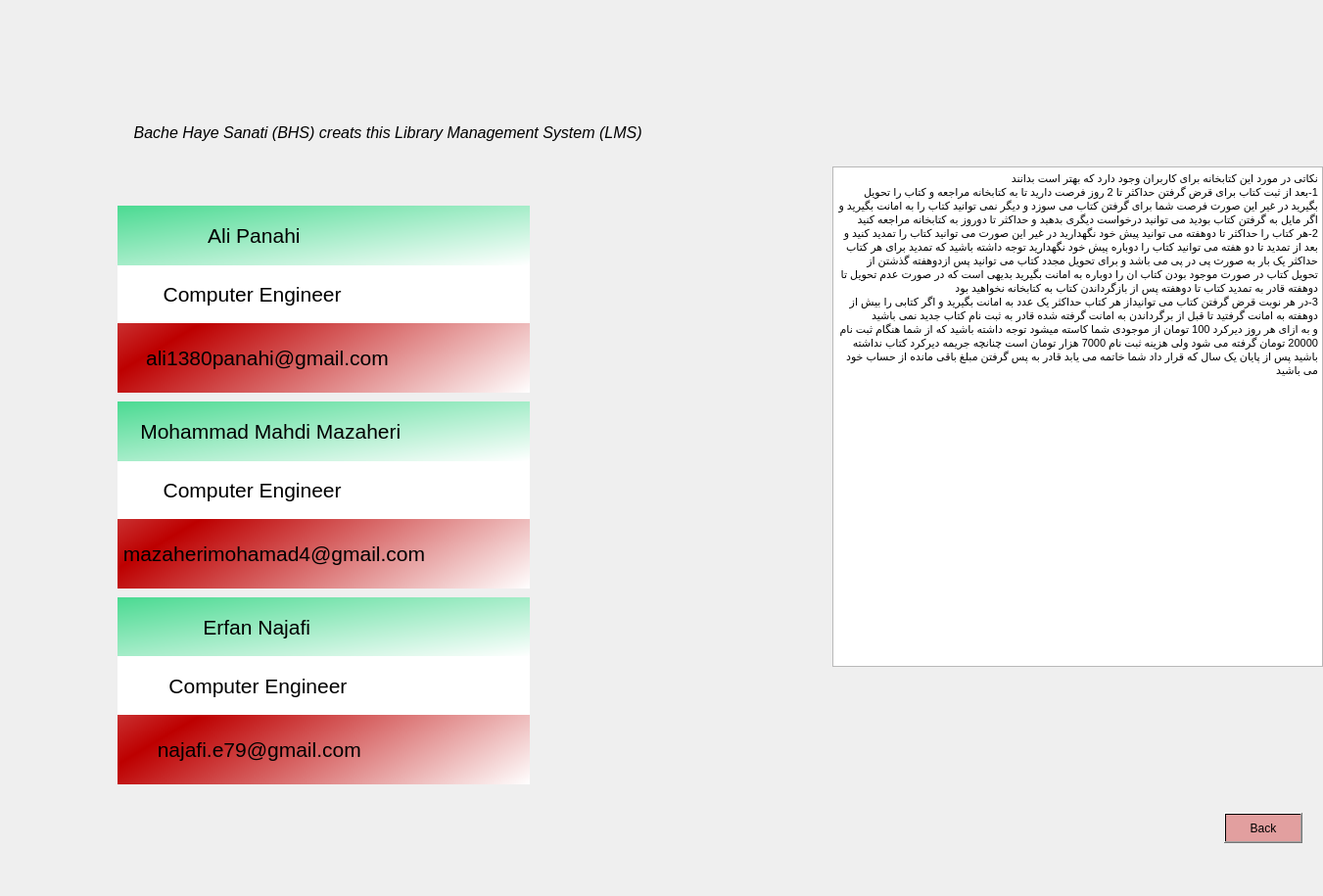
<?xml version="1.0" encoding="UTF-8"?>
<ui version="4.0">
 <class>About_us</class>
 <widget class="QDialog" name="About_us">
  <property name="geometry">
   <rect>
    <x>0</x>
    <y>0</y>
    <width>1351</width>
    <height>915</height>
   </rect>
  </property>
  <property name="windowTitle">
   <string>Dialog</string>
  </property>
  <widget class="QLabel" name="label_3">
   <property name="geometry">
    <rect>
     <x>550</x>
     <y>220</y>
     <width>241</width>
     <height>191</height>
    </rect>
   </property>
   <property name="text">
    <string/>
   </property>
  </widget>
  <widget class="QLabel" name="label_10">
   <property name="geometry">
    <rect>
     <x>120</x>
     <y>270</y>
     <width>421</width>
     <height>61</height>
    </rect>
   </property>
   <property name="font">
    <font>
     <pointsize>16</pointsize>
    </font>
   </property>
   <property name="styleSheet">
    <string notr="true">background-color: qlineargradient(spread:pad, x1:0, y1:0, x2:1, y2:1, stop:0 rgba(255, 255, 255, 255), stop:1 rgba(255, 255, 255, 255));</string>
   </property>
   <property name="text">
    <string>        Computer Engineer</string>
   </property>
  </widget>
  <widget class="QLabel" name="label_4">
   <property name="geometry">
    <rect>
     <x>550</x>
     <y>410</y>
     <width>241</width>
     <height>191</height>
    </rect>
   </property>
   <property name="text">
    <string/>
   </property>
  </widget>
  <widget class="QLabel" name="label_9">
   <property name="geometry">
    <rect>
     <x>120</x>
     <y>610</y>
     <width>421</width>
     <height>61</height>
    </rect>
   </property>
   <property name="font">
    <font>
     <pointsize>16</pointsize>
    </font>
   </property>
   <property name="styleSheet">
    <string notr="true">background-color: qlineargradient(spread:pad, x1:0, y1:0, x2:1, y2:1, stop:0 rgba(75, 218, 146, 255), stop:1 rgba(255, 255, 255, 255));</string>
   </property>
   <property name="text">
    <string>               Erfan Najafi</string>
   </property>
  </widget>
  <widget class="QLabel" name="label_11">
   <property name="geometry">
    <rect>
     <x>120</x>
     <y>470</y>
     <width>421</width>
     <height>61</height>
    </rect>
   </property>
   <property name="font">
    <font>
     <pointsize>16</pointsize>
    </font>
   </property>
   <property name="styleSheet">
    <string notr="true">background-color: qlineargradient(spread:pad, x1:0, y1:0, x2:1, y2:1, stop:0 rgba(255, 255, 255, 255), stop:1 rgba(255, 255, 255, 255));</string>
   </property>
   <property name="text">
    <string>        Computer Engineer</string>
   </property>
  </widget>
  <widget class="QLabel" name="label_12">
   <property name="geometry">
    <rect>
     <x>120</x>
     <y>670</y>
     <width>421</width>
     <height>61</height>
    </rect>
   </property>
   <property name="font">
    <font>
     <pointsize>16</pointsize>
    </font>
   </property>
   <property name="styleSheet">
    <string notr="true">background-color: qlineargradient(spread:pad, x1:0, y1:0, x2:1, y2:1, stop:0 rgba(255, 255, 255, 255), stop:1 rgba(255, 255, 255, 255));</string>
   </property>
   <property name="text">
    <string>         Computer Engineer</string>
   </property>
  </widget>
  <widget class="QLabel" name="label_2">
   <property name="geometry">
    <rect>
     <x>110</x>
     <y>90</y>
     <width>811</width>
     <height>91</height>
    </rect>
   </property>
   <property name="font">
    <font>
     <family>MS Sans Serif</family>
     <pointsize>12</pointsize>
     <italic>true</italic>
    </font>
   </property>
   <property name="text">
    <string>      Bache Haye Sanati (BHS) creats this Library Management System (LMS)</string>
   </property>
  </widget>
  <widget class="QLabel" name="label_13">
   <property name="geometry">
    <rect>
     <x>120</x>
     <y>530</y>
     <width>421</width>
     <height>71</height>
    </rect>
   </property>
   <property name="font">
    <font>
     <pointsize>16</pointsize>
    </font>
   </property>
   <property name="styleSheet">
    <string notr="true">background-color: qlineargradient(spread:reflect, x1:0, y1:0.716, x2:1, y2:1, stop:0 rgba(189, 0, 0, 255), stop:1 rgba(255, 255, 255, 255));</string>
   </property>
   <property name="text">
    <string> mazaherimohamad4@gmail.com</string>
   </property>
  </widget>
  <widget class="QPushButton" name="back">
   <property name="geometry">
    <rect>
     <x>1250</x>
     <y>830</y>
     <width>80</width>
     <height>31</height>
    </rect>
   </property>
   <property name="styleSheet">
    <string notr="true">background-color: qlineargradient(spread:pad, x1:0, y1:0, x2:1, y2:1, stop:1 rgba(216, 95, 95, 142));</string>
   </property>
   <property name="text">
    <string>Back</string>
   </property>
  </widget>
  <widget class="QLabel" name="label_6">
   <property name="geometry">
    <rect>
     <x>120</x>
     <y>330</y>
     <width>421</width>
     <height>71</height>
    </rect>
   </property>
   <property name="font">
    <font>
     <pointsize>16</pointsize>
    </font>
   </property>
   <property name="styleSheet">
    <string notr="true">background-color: qlineargradient(spread:reflect, x1:0, y1:0.716, x2:1, y2:1, stop:0 rgba(189, 0, 0, 255), stop:1 rgba(255, 255, 255, 255));</string>
   </property>
   <property name="text">
    <string>     ali1380panahi@gmail.com</string>
   </property>
  </widget>
  <widget class="QLabel" name="label_8">
   <property name="geometry">
    <rect>
     <x>120</x>
     <y>410</y>
     <width>421</width>
     <height>61</height>
    </rect>
   </property>
   <property name="font">
    <font>
     <pointsize>16</pointsize>
    </font>
   </property>
   <property name="styleSheet">
    <string notr="true">background-color: qlineargradient(spread:pad, x1:0, y1:0, x2:1, y2:1, stop:0 rgba(75, 218, 146, 255), stop:1 rgba(255, 255, 255, 255));</string>
   </property>
   <property name="text">
    <string>    Mohammad Mahdi Mazaheri</string>
   </property>
  </widget>
  <widget class="QLabel" name="label_7">
   <property name="geometry">
    <rect>
     <x>120</x>
     <y>730</y>
     <width>421</width>
     <height>71</height>
    </rect>
   </property>
   <property name="font">
    <font>
     <pointsize>16</pointsize>
    </font>
   </property>
   <property name="styleSheet">
    <string notr="true">background-color: qlineargradient(spread:reflect, x1:0, y1:0.716, x2:1, y2:1, stop:0 rgba(189, 0, 0, 255), stop:1 rgba(255, 255, 255, 255));</string>
   </property>
   <property name="text">
    <string>       najafi.e79@gmail.com</string>
   </property>
  </widget>
  <widget class="QLabel" name="label">
   <property name="geometry">
    <rect>
     <x>550</x>
     <y>610</y>
     <width>241</width>
     <height>191</height>
    </rect>
   </property>
   <property name="text">
    <string/>
   </property>
  </widget>
  <widget class="QLabel" name="label_5">
   <property name="geometry">
    <rect>
     <x>120</x>
     <y>210</y>
     <width>421</width>
     <height>61</height>
    </rect>
   </property>
   <property name="font">
    <font>
     <pointsize>16</pointsize>
    </font>
   </property>
   <property name="styleSheet">
    <string notr="true">background-color: qlineargradient(spread:pad, x1:0, y1:0, x2:1, y2:1, stop:0 rgba(75, 218, 146, 255), stop:1 rgba(255, 255, 255, 255));</string>
   </property>
   <property name="text">
    <string>                Ali Panahi</string>
   </property>
  </widget>
  <widget class="QTextBrowser" name="textBrowser">
   <property name="geometry">
    <rect>
     <x>850</x>
     <y>170</y>
     <width>501</width>
     <height>511</height>
    </rect>
   </property>
   <property name="html">
    <string>&lt;!DOCTYPE HTML PUBLIC &quot;-//W3C//DTD HTML 4.0//EN&quot; &quot;http://www.w3.org/TR/REC-html40/strict.dtd&quot;&gt;
&lt;html&gt;&lt;head&gt;&lt;meta name=&quot;qrichtext&quot; content=&quot;1&quot; /&gt;&lt;style type=&quot;text/css&quot;&gt;
p, li { white-space: pre-wrap; }
&lt;/style&gt;&lt;/head&gt;&lt;body style=&quot; font-family:'MS Shell Dlg 2'; font-size:7.8pt; font-weight:400; font-style:normal;&quot;&gt;
&lt;p dir='rtl' style=&quot; margin-top:0px; margin-bottom:0px; margin-left:0px; margin-right:0px; -qt-block-indent:0; text-indent:0px;&quot;&gt;&lt;span style=&quot; font-size:8pt;&quot;&gt;نکاتی در مورد این کتابخانه برای کاربران وجود دارد که بهتر است بدانند&lt;/span&gt;&lt;/p&gt;
&lt;p dir='rtl' style=&quot; margin-top:0px; margin-bottom:0px; margin-left:0px; margin-right:0px; -qt-block-indent:0; text-indent:0px;&quot;&gt;&lt;span style=&quot; font-size:8pt;&quot;&gt;1-بعد از ثبت کتاب برای قرض گرفتن حداکثر تا 2 روز فرصت دارید تا به کتابخانه مراجعه و کتاب را تحویل بگیرید در غیر این صورت فرصت شما برای گرفتن کتاب می سوزد و دیگر نمی توانید کتاب را به امانت بگیرید و اگر مایل به گرفتن کتاب بودید می توانید درخواست دیگری بدهید و حداکثر تا دوروز به کتابخانه مراجعه کنید&lt;/span&gt;&lt;/p&gt;
&lt;p dir='rtl' style=&quot; margin-top:0px; margin-bottom:0px; margin-left:0px; margin-right:0px; -qt-block-indent:0; text-indent:0px;&quot;&gt;&lt;span style=&quot; font-size:8pt;&quot;&gt;2-هر کتاب را حداکثر تا دوهفته می توانید پیش خود نگهدارید در غیر این صورت می توانید کتاب را تمدید کنید و بعد از تمدید تا دو هفته می توانید کتاب را دوباره پیش خود نگهدارید توجه داشته باشید که تمدید برای هر کتاب حداکثر یک بار به صورت پی در پی می باشد و برای تحویل مجدد کتاب می توانید پس ازدوهفته گذشتن از تحویل کتاب در صورت موجود بودن کتاب ان را دوباره به امانت بگیرید بدیهی است که در صورت عدم تحویل تا دوهفته قادر به تمدید کتاب تا دوهفته پس از بازگرداندن کتاب به کتابخانه نخواهید بود&lt;/span&gt;&lt;/p&gt;
&lt;p dir='rtl' style=&quot; margin-top:0px; margin-bottom:0px; margin-left:0px; margin-right:0px; -qt-block-indent:0; text-indent:0px;&quot;&gt;&lt;span style=&quot; font-size:8pt;&quot;&gt;3-در هر نوبت قرض گرفتن کتاب می توانیداز هر کتاب حداکثر یک عدد به امانت بگیرید و اگر کتابی را بیش از دوهفته به امانت گرفتید تا قبل از برگرداندن به امانت گرفته شده قادر به ثبت نام کتاب جدید نمی باشید&lt;/span&gt;&lt;/p&gt;
&lt;p dir='rtl' style=&quot; margin-top:0px; margin-bottom:0px; margin-left:0px; margin-right:0px; -qt-block-indent:0; text-indent:0px;&quot;&gt;&lt;span style=&quot; font-size:8pt;&quot;&gt;و به ازای هر روز دیرکرد 100 تومان از موجودی شما کاسته میشود توجه داشته باشید که از شما هنگام ثبت نام 20000 تومان گرفته می شود ولی هزینه ثبت نام 7000 هزار تومان است چنانچه جریمه دیرکرد کتاب نداشته باشید پس از پایان یک سال که قرار داد شما خاتمه می یابد قادر به پس گرفتن مبلغ باقی مانده از حساب خود می باشید&lt;/span&gt;&lt;/p&gt;
&lt;p style=&quot;-qt-paragraph-type:empty; margin-top:0px; margin-bottom:0px; margin-left:0px; margin-right:0px; -qt-block-indent:0; text-indent:0px; font-size:8pt;&quot;&gt;&lt;br /&gt;&lt;/p&gt;&lt;/body&gt;&lt;/html&gt;</string>
   </property>
  </widget>
 </widget>
 <resources/>
 <connections/>
</ui>
